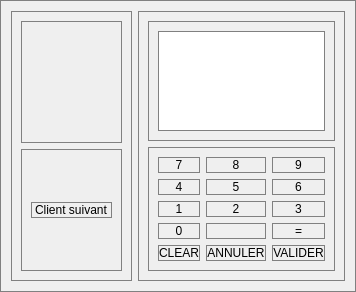
            <widget class="QWidget" name="page_new">
             <property name="styleSheet">
              <string notr="true">border : 1px solid gray;</string>
             </property>
             <layout class="QHBoxLayout" name="horizontalLayout_7">
              <item>
               <widget class="QFrame" name="cartFrame">
                <property name="frameShape">
                 <enum>QFrame::StyledPanel</enum>
                </property>
                <property name="frameShadow">
                 <enum>QFrame::Raised</enum>
                </property>
                <layout class="QVBoxLayout" name="verticalLayout_44">
                 <item>
                  <widget class="QFrame" name="frame_29">
                   <property name="frameShape">
                    <enum>QFrame::StyledPanel</enum>
                   </property>
                   <property name="frameShadow">
                    <enum>QFrame::Raised</enum>
                   </property>
                  </widget>
                 </item>
                 <item>
                  <widget class="QFrame" name="frame_30">
                   <property name="frameShape">
                    <enum>QFrame::StyledPanel</enum>
                   </property>
                   <property name="frameShadow">
                    <enum>QFrame::Raised</enum>
                   </property>
                   <layout class="QVBoxLayout" name="verticalLayout_45">
                    <item alignment="Qt::AlignHCenter|Qt::AlignVCenter">
                     <widget class="QLabel" name="label_21">
                      <property name="text">
                       <string>Client suivant</string>
                      </property>
                     </widget>
                    </item>
                   </layout>
                  </widget>
                 </item>
                </layout>
               </widget>
              </item>
              <item>
               <widget class="QFrame" name="recentCartFrame">
                <property name="maximumSize">
                 <size>
                  <width>500</width>
                  <height>16777215</height>
                 </size>
                </property>
                <property name="frameShape">
                 <enum>QFrame::StyledPanel</enum>
                </property>
                <property name="frameShadow">
                 <enum>QFrame::Raised</enum>
                </property>
                <layout class="QVBoxLayout" name="verticalLayout_43">
                 <item>
                  <widget class="QFrame" name="frame_26">
                   <property name="maximumSize">
                    <size>
                     <width>16777215</width>
                     <height>150</height>
                    </size>
                   </property>
                   <property name="frameShape">
                    <enum>QFrame::StyledPanel</enum>
                   </property>
                   <property name="frameShadow">
                    <enum>QFrame::Raised</enum>
                   </property>
                   <layout class="QVBoxLayout" name="verticalLayout_46">
                    <item>
                     <widget class="QLineEdit" name="lineEdit_typing">
                      <property name="minimumSize">
                       <size>
                        <width>0</width>
                        <height>100</height>
                       </size>
                      </property>
                     </widget>
                    </item>
                   </layout>
                  </widget>
                 </item>
                 <item>
                  <widget class="QFrame" name="frame_btn">
                   <property name="frameShape">
                    <enum>QFrame::StyledPanel</enum>
                   </property>
                   <property name="frameShadow">
                    <enum>QFrame::Raised</enum>
                   </property>
                   <layout class="QGridLayout" name="gridLayout_5">
                    <item row="3" column="2">
                     <widget class="QPushButton" name="pushButton_egal">
                      <property name="text">
                       <string>=</string>
                      </property>
                     </widget>
                    </item>
                    <item row="4" column="2">
                     <widget class="QPushButton" name="pushButton_validate">
                      <property name="text">
                       <string>VALIDER</string>
                      </property>
                     </widget>
                    </item>
                    <item row="0" column="2">
                     <widget class="QPushButton" name="pushButton_09">
                      <property name="text">
                       <string>9</string>
                      </property>
                     </widget>
                    </item>
                    <item row="0" column="1">
                     <widget class="QPushButton" name="pushButton_08">
                      <property name="text">
                       <string>8</string>
                      </property>
                     </widget>
                    </item>
                    <item row="2" column="1">
                     <widget class="QPushButton" name="pushButton_02">
                      <property name="text">
                       <string>2</string>
                      </property>
                     </widget>
                    </item>
                    <item row="3" column="1">
                     <widget class="QPushButton" name="pushButton_remove">
                      <property name="text">
                       <string/>
                      </property>
                      <property name="icon">
                       <iconset resource="resources.qrc">
                        <normaloff>:/icon_2/corner-down-left.svg</normaloff>:/icon_2/corner-down-left.svg</iconset>
                      </property>
                     </widget>
                    </item>
                    <item row="1" column="1">
                     <widget class="QPushButton" name="pushButton_05">
                      <property name="text">
                       <string>5</string>
                      </property>
                     </widget>
                    </item>
                    <item row="2" column="2">
                     <widget class="QPushButton" name="pushButton_03">
                      <property name="text">
                       <string>3</string>
                      </property>
                     </widget>
                    </item>
                    <item row="3" column="0">
                     <widget class="QPushButton" name="pushButton_00">
                      <property name="text">
                       <string>0</string>
                      </property>
                     </widget>
                    </item>
                    <item row="1" column="2">
                     <widget class="QPushButton" name="pushButton_06">
                      <property name="text">
                       <string>6</string>
                      </property>
                     </widget>
                    </item>
                    <item row="0" column="0">
                     <widget class="QPushButton" name="pushButton_07">
                      <property name="text">
                       <string>7</string>
                      </property>
                     </widget>
                    </item>
                    <item row="1" column="0">
                     <widget class="QPushButton" name="pushButton_04">
                      <property name="text">
                       <string>4</string>
                      </property>
                     </widget>
                    </item>
                    <item row="4" column="1">
                     <widget class="QPushButton" name="pushButton_cancel">
                      <property name="text">
                       <string>ANNULER</string>
                      </property>
                     </widget>
                    </item>
                    <item row="4" column="0">
                     <widget class="QPushButton" name="pushButton_clear">
                      <property name="text">
                       <string>CLEAR</string>
                      </property>
                     </widget>
                    </item>
                    <item row="2" column="0">
                     <widget class="QPushButton" name="pushButton_01">
                      <property name="text">
                       <string>1</string>
                      </property>
                     </widget>
                    </item>
                   </layout>
                  </widget>
                 </item>
                </layout>
               </widget>
              </item>
             </layout>
            </widget>
